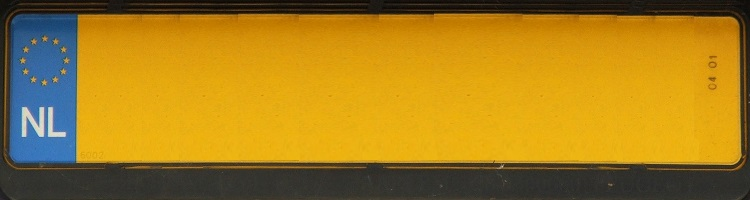
#> input picture Dataset/TesseractTraining/plate_template/plate1.jpg, 750 x 200 px, found by its file name
$ jupyter execute Tesseract-Data-Generator.ipynb   (shell and % lines are left out)
#> lines starting #> are read from the running program, lines starting #| are printed output that depends on the picture
Notebook voor het genereren van data voor het trainen van Tesseract-OCR. De package 'trdg' is hiervoor zelf aangepast om data te genereren in kenteken format.

[cell 1]
import matplotlib.pyplot as plt
import os
import re
import random
import string
import PIL
from random import randrange

[cell 2]
path = r"../DataSet/TesseractTraining/"

[cell 3]
def create_strings_randomly(count=10, let=True, num=True, lang='eng'):
    """
    Create all strings by randomly sampling from a pool of characters.

    :param count: amount of pictures to generate
    :param let: wheter to use letters or not
    :param num: whether to use numbers or not
    :param lang: language

    :type count: int
    :type let: bool
    :type num: bool
    :type lang: string

    :return strings: generated strings
    :rtype strings: List of strings
    """
#> called with count = 5, let = True, num = True, lang = 'eng'

    pool = ""
    if let:
        if lang == "cn":
            pool += "".join(
                [chr(i) for i in range(19968, 40908)]
            )  # Unicode range of CHK characters
        else:
            pool += string.ascii_letters
    if num:
        pool += "0123456789"

    strings = []
    for _ in range(0, count):
        current_string = "-XXX-"
        front = randrange(1, 4)*"X"
        back = randrange(1, 4)*"X"
        current_string = front+current_string+back
        current_string = list(current_string)
        i = -1
        for letter in current_string:
            i += 1
            if letter == "-":
                continue
            current_string[i] = random.choice(pool).upper()
        current_string = "".join(current_string)
        strings.append(current_string)
    return strings

[cell 4]
def create_new_img(string, skewing_angle=0, blur=0):
    """
    Creates a new image

    :param string: string that will be on the picture
    :param skewing_angle: maximum amount of skewing that can be added
    :param blur: maximum amount of blur that can be added

    :type string: string
    :type skewing_angle: int
    :type blur: int
    """
#> called with string = 'CQ-9GF-Z6', skewing_angle = 5, blur = 5
    # Load image
    img = PIL.Image.open(path+r"plate_template/plate1.jpg")
#> img is the input picture: PIL image 750x200 RGB; mean R, G, B 165, 126.1, 29.9
    draw = PIL.ImageDraw.Draw(img)

    # Set font size depending on length of string
    if len(string) >= 10:
        font = PIL.ImageFont.truetype("GIL_____.TTF", 90)
    else:
        font = PIL.ImageFont.truetype("GIL_____.TTF", 100)
    width, height = img.size
#> width = 750; height = 200

    # Draw the text
    draw.text(((width/2)+20, (height/2)-10), string, (0, 0, 0), font=font, anchor="mm")

    # Random angle
    random_angle = random.randint(0 - skewing_angle, skewing_angle)
    img = img.rotate(random_angle)
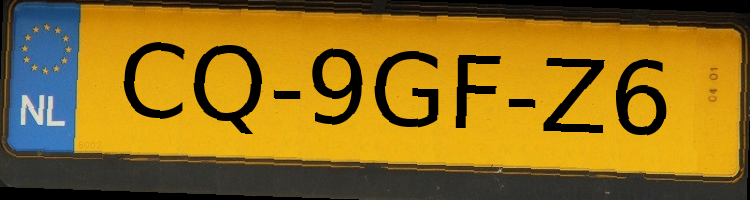
#> img: PIL image 750x200 RGB; mean R, G, B 145.5, 111.6, 27.6

    # Random blurring
    gaussian_filter = PIL.ImageFilter.GaussianBlur(random.randint(0, blur))
    img = img.filter(gaussian_filter)
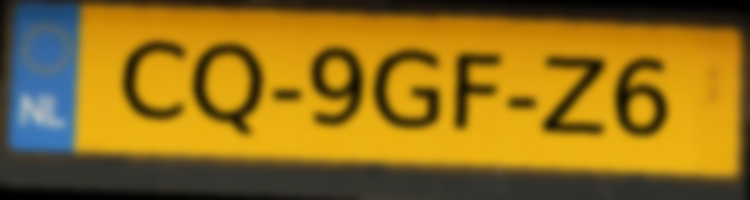
#> img: PIL image 750x200 RGB; mean R, G, B 145.4, 111.6, 27.6

    img.save(path+r"plate_model_6-ground-truth/"+string+".png")
